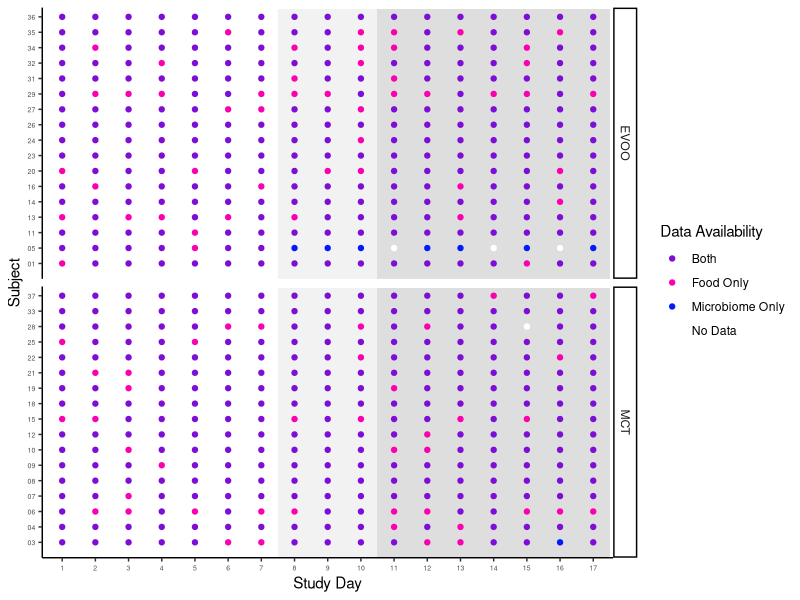

Recreate this plot in R.
## ---- chunk 1

require(rmarkdown)
require(knitr)
require(tidyverse)
require(stringr)
require(RColorBrewer) 
require(cowplot)
require(reshape2)

opts_knit$set(root.dir = "/Users/abby/Documents/Projects/dietstudy/")
opts_chunk$set(echo = TRUE, fig.path = "Figs/", dev = c("png", "pdf"), dpi = 300)

## ---- chunk 2
map <- read.table("data/maps/SampleID_map.txt", sep = "\t", header = T, comment = "")
map_username <- read.table("data/maps/UserName_map.txt", sep = "\t", header = T, comment = "")

# set up colors
cols <- brewer.pal(8, "Set3")
cols2 <- colorRampPalette(cols)

## ---- chunk 3
# import diet data
food <- read.table("data/processed_food/dhydrt.txt", header = T, sep = "\t", comment = "", row.names = "taxonomy")
food <- food[, !(colnames(food) == "X.FoodID")]

# import microbiome data
microbes <- read.table("data/processed_tax/taxonomy_norm_s.txt", header = T, sep = "\t", comment = "", row.names = "X.taxonomy")

## ---- chunk 4
# which samples do we have for food?
food_names <- colnames(food)
# which samples do we have for microbiome?
fecal_sample_names <- colnames(microbes)

#order these to look at quickly
food_names <- sort(food_names)
fecal_sample_names <- sort(fecal_sample_names)


# create new variables in the map to use for plotting
map$food_included <- ifelse(map$X.SampleID %in% food_names, 1, 0)
map$microbiome_included <- ifelse(map$X.SampleID %in% fecal_sample_names, 1, 0)

map$plot_fill <- ifelse(map$food_included == 1 & map$microbiome_included == 1, "Both", 
                        ifelse(map$food_included == 1 & map$microbiome_included == 0, "Food Only",
                               ifelse(map$food_included == 0 & map$microbiome_included == 1, "Microbiome Only", "No Data")))

map$plot_fill <- as.factor(map$plot_fill)

map <- map[-grep("Blank",map$X.SampleID),]
map <- map[map$Study.Status != "Dropped",]

#number of microbime samples:
sum(map$microbiome_included)

#number of diet records:
sum(map$food_included)

#number of paired microbime-diet samples:
sum(map$plot_fill == "Both")

## ---- chunk 5
map$StudyDayNo <- as.factor(map$StudyDayNo)
map$Subject <- gsub("MCTs", "", map$UserName)

# must order by supplement before faceting for some reason
map <- map[order(map$Supplement),]

# pick colors that make sense, overlapping should the color you get when you mix the two
cols = c("#7E0ED5", "#fb00ae", "#011bfb", "white")

ggplot(map, aes(x = StudyDayNo, y = Subject)) +
  geom_point(pch = 21, size = 1.5, col = "white") + 
  annotate("rect", xmin = 7.5, xmax=10.5, ymin = 0, ymax = 17.5, alpha = 0.2, fill = "grey") +
  annotate("rect", xmin = 10.5, xmax=17.5, ymin = 0, ymax = 17.5, alpha = 0.5, fill = "grey") +
  geom_point(aes(color = as.factor(map$plot_fill)), size = 1.5) +
  scale_color_manual("Data Availability", values = cols) +
  theme_classic() +
  theme(legend.position = "right",
        axis.text = element_text(size = 5)) +
  facet_grid(Supplement~., scales = "free") +
  xlab("Study Day") 
